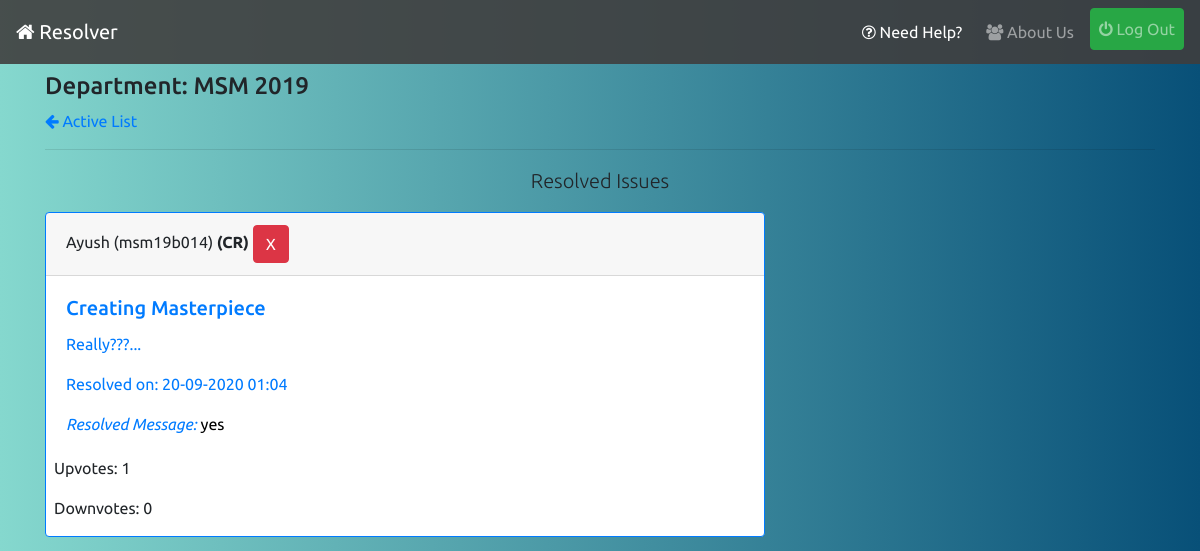
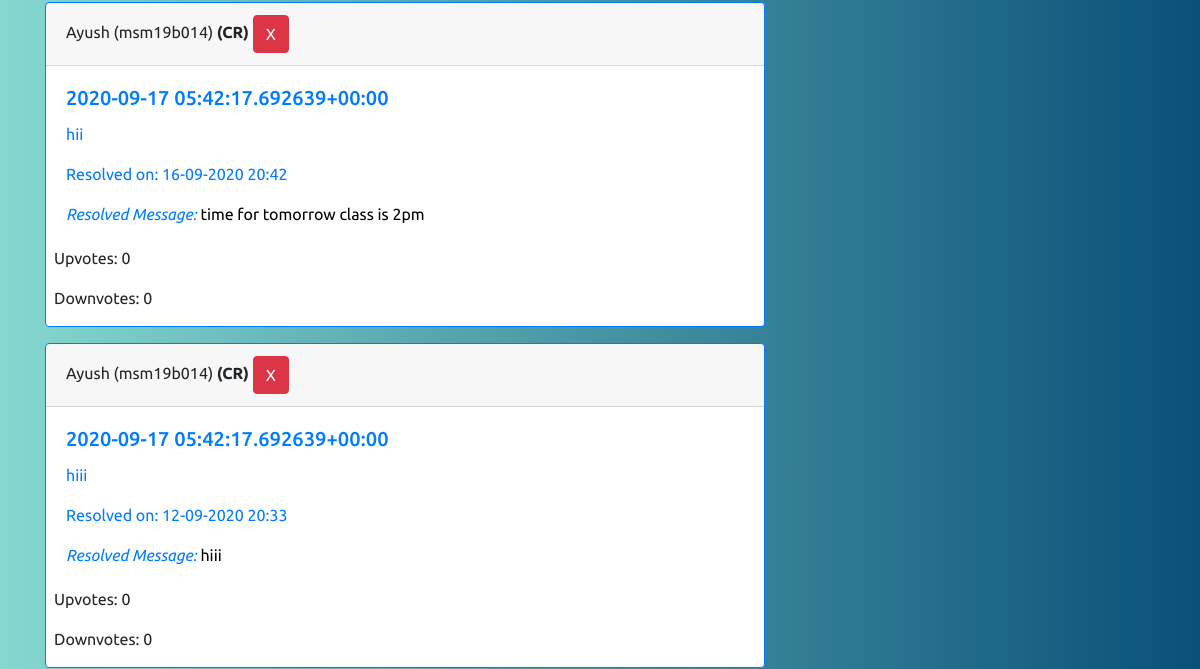
The page /resolved/ (signed in, upper part) on the database as committed earlier (2 pictures, top to bottom).
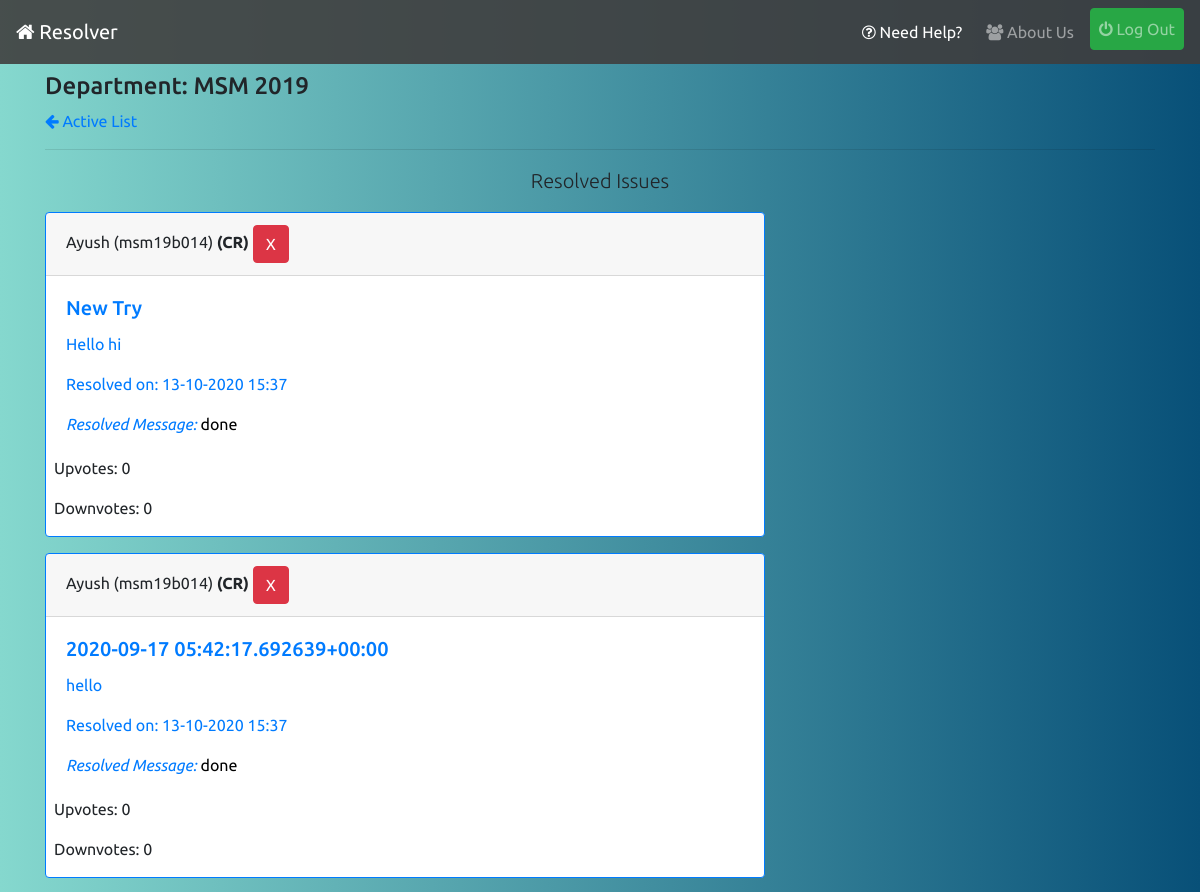
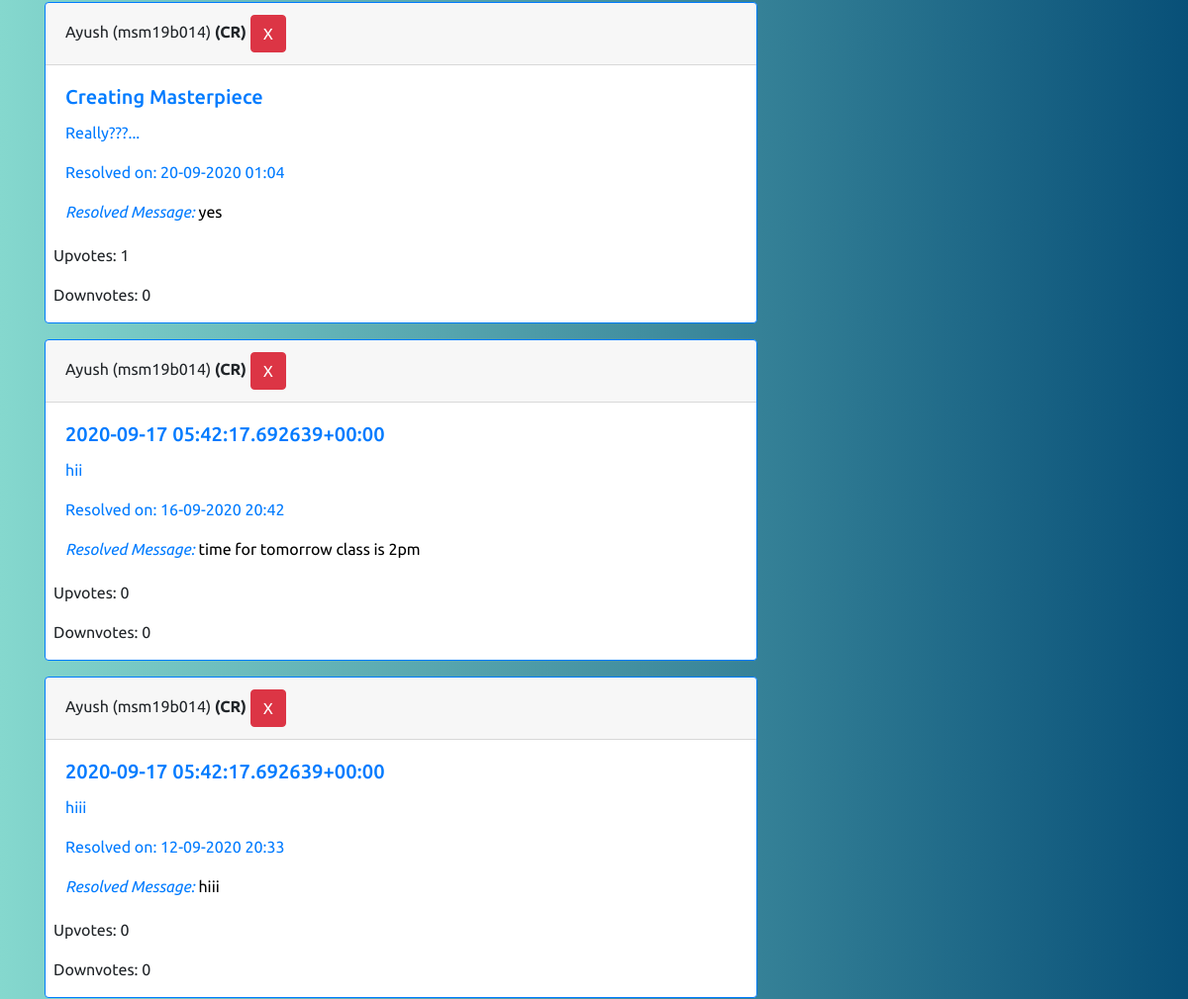
The same page on the database as committed later (2 pictures, top to bottom).
### reporter/models.py (models this page shows, shortened)
class Report(models.Model):
    user = models.ForeignKey(UserInfo,on_delete=models.CASCADE,blank=True)
    title = models.CharField('Subject',max_length=56)
    content = models.TextField('Issue')
    department = models.CharField(max_length=20,blank=True)
    year = models.CharField(max_length=4,blank=True)
    timestamp = models.DateTimeField(auto_now_add=True)
    updated = models.DateTimeField(auto_now=True)
    active = models.BooleanField(default=True)
    resolved = models.BooleanField(default=False)
    cr_line = models.CharField(max_length=256,null=True,blank=True)
    upvotes = models.IntegerField(default=0)
    downvotes = models.IntegerField(default=0)
    deadline = models.DateTimeField(null=True)
    class Meta:
        ordering = ['-timestamp']

### profiles/models.py (models this page shows, shortened)
class UserInfo(models.Model):
    user = models.OneToOneField(User,on_delete=models.CASCADE,related_name='info')
    is_cr = models.BooleanField(default=False)
    department = models.CharField(max_length=20)
    join_year = models.CharField(max_length=4)
    institute = models.ForeignKey(Institute,on_delete=models.CASCADE,related_name='allusers')
    registered_on = models.DateTimeField(auto_now_add=True)
    total_upvotes = models.IntegerField(default=0)
    total_downvotes = models.IntegerField(default=0)
    total_novotes = models.IntegerField(default=0)
    class Meta:
        ordering = ['-total_upvotes','-total_downvotes','-total_novotes']

class User(AbstractUser):
    pass

### reporter/views.py (the view)
# urls.py: path('resolved/',views.resolved_view,name='resolved'),
@login_required
def resolved_view(request):
    qs = Report.objects.filter(active=False,department=request.user.info.department,year=request.user.info.join_year,resolved=True).order_by('-updated')
    return render(request,'reporter/resolved.html',{'issue_list':qs})

### reporter/context-processors.py (called while the page is built)
def pending_issue_list_context(request):
    if request.user.is_superuser:
        return {}
    pending=-1
    if request.user.is_authenticated:
        pending = Report.objects.filter(active=False,department=request.user.info.department,year=request.user.info.join_year,resolved=False).count()
    return {"pending_issue_count":pending}

def resolved_issue_list_context(request):
    if request.user.is_superuser:
        return {}
    resolved=-1
    if request.user.is_authenticated:
        resolved = Report.objects.filter(active=False,department=request.user.info.department,year=request.user.info.join_year,resolved=True).count()
    return {"resolved_issue_count":resolved}

def pending_contact_list_context(request):
    if request.user.is_superuser:
        return {}
    pending=-1
    if request.user.is_authenticated:
        pending = ContactList.objects.filter(department=request.user.info.department,year=request.user.info.join_year,approved=False).count()
    return {"pending_contact_count":pending}

### reporter/templates/reporter/resolved.html (shortened to what this page needs)
{% extends 'base.html' %}
{% load static %}
{% block content %}
{% if request.user.is_authenticated %}
    <h4 class="mt-2">Department: {{request.user.info.department|upper}} {{request.user.info.join_year}}</h4>
    <a href="{% url 'reporter:index' %}"><i class="fa fa-arrow-left"></i> Active List</a>
    <hr>
    <p class="mt-2 lead text-center">Resolved Issues</p>
    {% for issue in issue_list %}
    <div class="card border-primary mb-3" style="max-width: 45rem;">
        <div class="card-header">{{issue.user.user.first_name}} ({{issue.user.user.username}}) {% if issue.user.is_cr %}<strong>(CR)</strong>{% endif %} {% if request.user.info.is_cr %}<button type="button" class="btn btn-danger" data-toggle="modal" data-target="#deleteModal">X</button>{% endif %}</div>
        <div class="card-body text-primary">
          <h5 class="card-title">{{issue.title}}</h5>
          <p class="card-text" >{{issue.content}}</p>
          <p class="card-text">Resolved on: {{issue.updated|date:'d-m-Y H:i'}}</p>
          <p class="card-text resolve-message"><em>Resolved Message: </em><span style="color: black;">{{issue.cr_line}}</span></p>
        </div>
        <div class="results ml-2">
            <p>Upvotes: {{issue.upvotes}}</p>
            <p>Downvotes: {{issue.downvotes}}</p>
        </div>
    </div>
    {% empty %}
    <p class="lead">No Issues, Resolved yet!</p>
    {% endfor %}
{% endif %}
{% endblock %}

Rows that differ between the two databases and show on the page:
added Report: user.user.first_name "Ayush", user.user.username "msm19b014", shows "(CR)", title "New Try", content "Hello hi", updated "13-10-2020 15:37", cr_line "done", upvotes "0", downvotes "0"
now on this page (row edited): Report: user.user.first_name "Ayush", user.user.username "msm19b014", shows "(CR)", title "2020-09-17 05:42:17.692639+00:00", content "hello", updated "13-10-2020 15:37", cr_line "done", upvotes "0", downvotes "0"
